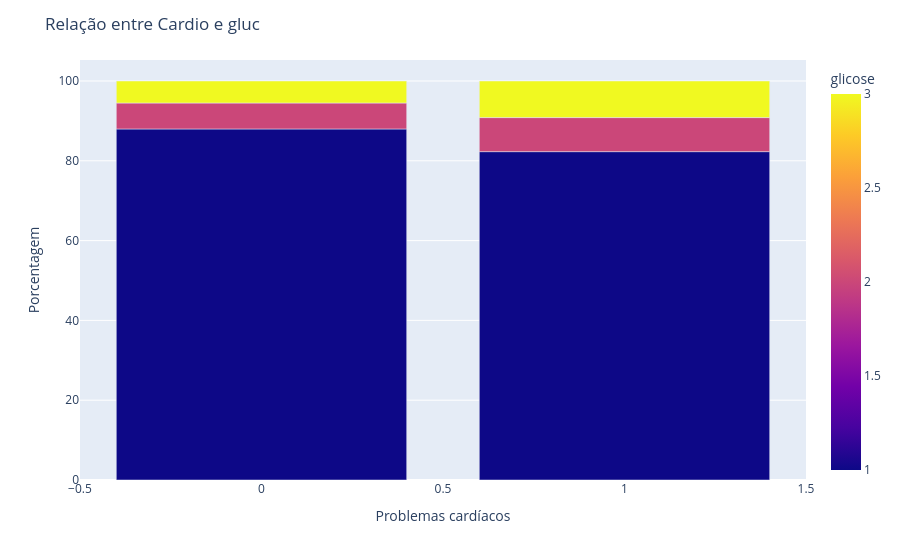

Notebook code for this chart:
### Markdown cell above
Pessoas com problemas cardíacos apresentam maior porcentagem de colesterol dos tipos 2 (acima do normal) com 17.6% e 3 (muito acima do normal) com 16%. Comparado as que não possuem problemas cardíacos que apresentam 11.4% do tipo 2 e 4.9% do tipo 3.

### Code cell
# Calcular a porcentagem de cada categoria
base_grouped = base.groupby(['cardio_disease', 'gluc']).size().reset_index(name='count')
total_por_churn = base_grouped.groupby('cardio_disease')['count'].transform('sum')
base_grouped['percent'] = (base_grouped['count'] / total_por_churn) * 100

# Cria gráfico de barras empilhadas
fig = px.bar(base_grouped, x='cardio_disease', y='percent', color='gluc', barmode='stack',
             labels={'cardio_disease': 'Problemas cardíacos', 'percent': 'Porcentagem', 'gluc': 'glicose'})

fig.update_layout(title='Relação entre Cardio e gluc',
                  yaxis_title='Porcentagem',
                  legend_title='Problemas cardíacos')
fig.show()

### Figure 1 — Plotly figure (JSON) as saved in the notebook; plotly's stock layout.template omitted (floating-point values rounded to 4 significant figures)
{"data": [{"hovertemplate": "Problemas cardíacos=%{x}<br>Porcentagem=%{y}<br>glicose=%{marker.color}<extra></extra>", "legendgroup": "", "marker": {"color": [1, 2, 3, 1, 2, 3], "coloraxis": "coloraxis", "pattern": {"shape": ""}}, "name": "", "orientation": "v", "showlegend": false, "textposition": "auto", "type": "bar", "x": [0, 0, 0, 1, 1, 1], "xaxis": "x", "y": [87.98, 6.504, 5.518, 82.3, 8.534, 9.17], "yaxis": "y"}], "layout": {"barmode": "stack", "coloraxis": {"colorbar": {"title": {"text": "glicose"}}, "colorscale": [[0, "#0d0887"], [0.1111, "#46039f"], [0.2222, "#7201a8"], [0.3333, "#9c179e"], [0.4444, "#bd3786"], [0.5556, "#d8576b"], [0.6667, "#ed7953"], [0.7778, "#fb9f3a"], [0.8889, "#fdca26"], [1, "#f0f921"]]}, "legend": {"title": {"text": "Problemas cardíacos"}, "tracegroupgap": 0}, "margin": {"t": 60}, "title": {"text": "Relação entre Cardio e gluc"}, "xaxis": {"anchor": "y", "domain": [0, 1], "title": {"text": "Problemas cardíacos"}}, "yaxis": {"anchor": "x", "domain": [0, 1], "title": {"text": "Porcentagem"}}}}
